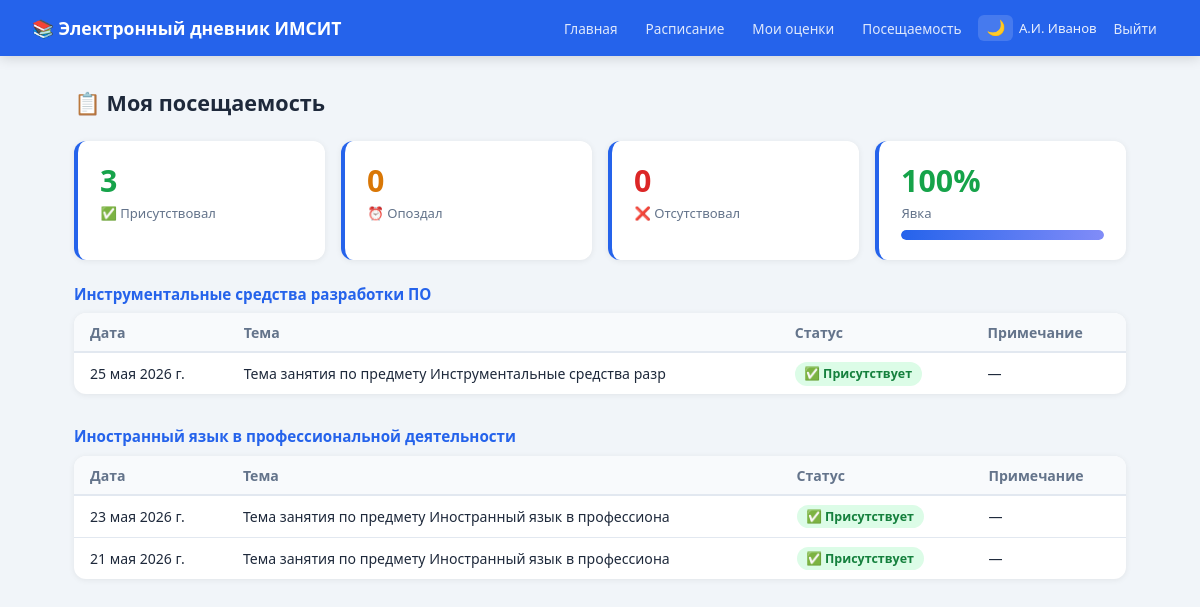
/attendance/ (signed in), run on the app's committed database.
### users/models.py (models this page shows, shortened)
class User(AbstractUser):
    ROLE_ADMIN   = 'admin'
    ROLE_TEACHER = 'teacher'
    ROLE_STUDENT = 'student'
    ROLE_PARENT  = 'parent'
    ROLES = [
        (ROLE_ADMIN,   'Администратор'),
        (ROLE_TEACHER, 'Преподаватель'),
        (ROLE_STUDENT, 'Студент'),
        (ROLE_PARENT,  'Родитель'),
    ]
    role = models.CharField(
        max_length=10,
        choices=ROLES,
        default=ROLE_STUDENT,
        verbose_name='Роль'
    )
    class Meta:
        verbose_name = 'Пользователь'
        verbose_name_plural = 'Пользователи'
    @property
    def is_teacher(self):  return self.role == self.ROLE_TEACHER
    @property
    def is_student(self):  return self.role == self.ROLE_STUDENT

### journal/models.py (models this page shows, shortened)
class Attendance(models.Model):
    STATUS_PRESENT = 'P'
    STATUS_ABSENT  = 'A'
    STATUS_LATE    = 'L'
    STATUS_CHOICES = [
        (STATUS_PRESENT, '✅ Присутствует'),
        (STATUS_ABSENT,  '❌ Отсутствует'),
        (STATUS_LATE,    '⏰ Опоздал'),
    ]
    lesson  = models.ForeignKey(Lesson, on_delete=models.CASCADE, related_name='attendance', verbose_name='Занятие')
    student = models.ForeignKey(
        settings.AUTH_USER_MODEL, on_delete=models.CASCADE,
        related_name='attendance', verbose_name='Студент',
        limit_choices_to={'role': 'student'}
    )
    status = models.CharField(max_length=1, choices=STATUS_CHOICES, default=STATUS_PRESENT, verbose_name='Статус')
    note   = models.CharField(max_length=255, blank=True, verbose_name='Примечание')
    class Meta:
        verbose_name = 'Посещаемость'
        verbose_name_plural = 'Посещаемость'
        unique_together = ('lesson', 'student')

class Subject(models.Model):
    name = models.CharField(max_length=200, verbose_name='Название')
    class Meta:
        verbose_name = 'Предмет'
        verbose_name_plural = 'Предметы'
        ordering = ['name']

class Lesson(models.Model):
    classroom = models.ForeignKey(ClassRoom, on_delete=models.CASCADE, verbose_name='Группа')
    subject   = models.ForeignKey(Subject,   on_delete=models.CASCADE, verbose_name='Предмет')
    teacher   = models.ForeignKey(
        settings.AUTH_USER_MODEL, on_delete=models.CASCADE,
        related_name='lessons', verbose_name='Преподаватель',
        limit_choices_to={'role': 'teacher'}
    )
    date          = models.DateField(verbose_name='Дата')
    period_number = models.PositiveSmallIntegerField(default=1, verbose_name='Номер пары')
    topic         = models.CharField(max_length=255, blank=True, verbose_name='Тема занятия')
    homework      = models.TextField(blank=True, verbose_name='Домашнее задание')
    class Meta:
        verbose_name = 'Занятие'
        verbose_name_plural = 'Занятия'
        ordering = ['date', 'period_number']

### journal/views.py (the view)
# urls.py: path('attendance/',            views.my_attendance, name='my_attendance'),
@login_required
def my_attendance(request):
    if not request.user.is_student:
        return redirect('home')
    att = Attendance.objects.filter(student=request.user).order_by('-lesson__date')
    grouped = {}
    for a in att:
        grouped.setdefault(a.lesson.subject.name, []).append(a)
    total   = att.count()
    present = att.filter(status='P').count()
    late    = att.filter(status='L').count()
    absent  = att.filter(status='A').count()
    pct     = round((present + late) / total * 100) if total else 100
    return render(request, 'journal/attendance.html', {
        'grouped': grouped,
        'total': total, 'present': present,
        'late': late, 'absent': absent, 'pct': pct,
    })

### templates/journal/attendance.html (shortened to what this page needs)
{% extends "base.html" %}
{% block content %}
<div class="page-header"><h1>📋 Моя посещаемость</h1></div>
<div class="stats-row">
  <div class="stat-card"><div class="num" style="color:var(--success)">{{ present }}</div><div class="lbl">✅ Присутствовал</div></div>
  <div class="stat-card"><div class="num" style="color:var(--warning)">{{ late }}</div><div class="lbl">⏰ Опоздал</div></div>
  <div class="stat-card"><div class="num" style="color:var(--danger)">{{ absent }}</div><div class="lbl">❌ Отсутствовал</div></div>
  <div class="stat-card">
    <div class="num" style="color:{% if pct >= 80 %}var(--success){% elif pct >= 60 %}var(--warning){% else %}var(--danger){% endif %}">{{ pct }}%</div>
    <div class="lbl">Явка</div>
    <div class="progress-wrap" style="margin-top:.5rem">
      <div class="progress-bar {% if pct < 60 %}danger{% endif %}" style="width:{{ pct }}%"></div>
    </div>
  </div>
</div>
{% if grouped %}
  {% for subject, records in grouped.items %}
  <div class="subject-section">
    <h3>{{ subject }}</h3>
    <div class="card" style="padding:0;overflow:hidden">
      <table>
        <thead><tr><th>Дата</th><th>Тема</th><th>Статус</th><th>Примечание</th></tr></thead>
        <tbody>
        {% for a in records %}
        <tr>
          <td>{{ a.lesson.date }}</td>
          <td>{{ a.lesson.topic|default:"—" }}</td>
          <td><span class="att-badge att-{{ a.status }}">{{ a.get_status_display }}</span></td>
          <td>{{ a.note|default:"—" }}</td>
        </tr>
        {% endfor %}
        </tbody>
      </table>
    </div>
  </div>
  {% endfor %}
{% else %}
  <div class="card"><p style="color:var(--muted)">Данных о посещаемости пока нет.</p></div>
{% endif %}
{% endblock %}

### templates/base.html (shortened to what this page needs)
<!DOCTYPE html>
<html lang="ru" data-theme="light">
<head>
  <link rel="stylesheet" href="/static/css/style.css">
</head>
<body>
<nav class="navbar">
  <a class="navbar-brand" href="/">📚 Электронный дневник ИМСИТ</a>
  <div class="navbar-nav">
    <a href="/">Главная</a>
    <a href="/schedule/">Расписание</a>
    {% if user.is_student %}
      <a href="/grades/">Мои оценки</a>
      <a href="/attendance/">Посещаемость</a>
    {% endif %}
    <button class="theme-toggle" onclick="toggleTheme()" title="Сменить тему">🌙</button>
    <span class="navbar-user">
      {{ user.get_full_name|default:user.username }}
    </span>
    <a href="/logout/">Выйти</a>
  </div>
</nav>
<div class="container animate-in">
  {% block content %}{% endblock %}
</div>
</body>
</html>

### static/css/style.css (style rules this page uses)
:root, [data-theme="light"] { --primary: #2563eb; --primary-dark: #1d4ed8; --success: #16a34a; --danger: #dc2626; --warning: #d97706; --bg: #f1f5f9; --card: #ffffff; --text: #1e293b; --muted: #64748b; --border: #e2e8f0; --navbar-bg: #2563eb; --table-header: #f8fafc; --table-hover: #f0f4ff; --input-bg: #ffffff; }
* { box-sizing: border-box; margin: 0; padding: 0; }
body { font-family: 'Segoe UI', Arial, sans-serif; background: var(--bg); color: var(--text); min-height: 100vh; transition: background .3s, color .3s; }
.animate-in { animation: fadeIn .5s ease both; }
.card, .stat-card { opacity: 0; transform: translateY(16px); transition: opacity .4s ease, transform .4s ease, box-shadow .2s; }
.card.visible, .stat-card.visible { opacity: 1; transform: translateY(0); }
.navbar { background: var(--navbar-bg); color: #fff; padding: 0 2rem; display: flex; align-items: center; justify-content: space-between; height: 56px; box-shadow: 0 2px 12px rgba(0,0,0,.15); position: sticky; top: 0; z-index: 100; }
.navbar-brand { font-size: 1.1rem; font-weight: 700; color: #fff; text-decoration: none; }
.navbar-nav { display: flex; gap: .35rem; align-items: center; flex-wrap: wrap; }
.navbar-nav a { color: rgba(255,255,255,.85); text-decoration: none; padding: .3rem .7rem; border-radius: 6px; font-size: .85rem; transition: background .15s, color .15s; }
.navbar-user { font-size: .82rem; opacity: .9; display: flex; align-items: center; gap: .35rem; }
.theme-toggle { background: rgba(255,255,255,.15); border: none; border-radius: 6px; padding: .28rem .5rem; font-size: .95rem; cursor: pointer; transition: background .15s; }
.container { max-width: 1100px; margin: 2rem auto; padding: 0 1.5rem; }
.card { background: var(--card); border-radius: 12px; box-shadow: 0 1px 6px rgba(0,0,0,.07); padding: 1.5rem; margin-bottom: 1.5rem; }
.stats-row { display: grid; grid-template-columns: repeat(auto-fit, minmax(160px, 1fr)); gap: 1rem; margin-bottom: 1.5rem; }
.stat-card { background: var(--card); border-radius: 12px; padding: 1.2rem 1.4rem; box-shadow: 0 1px 6px rgba(0,0,0,.07); border-left: 4px solid var(--primary); }
.stat-card .num { font-size: 1.9rem; font-weight: 700; color: var(--primary); animation: countUp .6s ease both; }
.stat-card .lbl { font-size: .82rem; color: var(--muted); margin-top: .2rem; }
table { width: 100%; border-collapse: collapse; font-size: .88rem; }
th { background: var(--table-header); color: var(--muted); font-weight: 600; text-align: left; padding: .6rem 1rem; border-bottom: 2px solid var(--border); }
td { padding: .55rem 1rem; border-bottom: 1px solid var(--border); vertical-align: middle; }
tr:last-child td { border-bottom: none; }
tr { transition: background .15s; }
.att-badge { display: inline-block; padding: .2rem .6rem; border-radius: 20px; font-size: .78rem; font-weight: 600; }
.att-P { background: #dcfce7; color: #15803d; }
.progress-wrap { background: var(--border); border-radius: 99px; height: 10px; overflow: hidden; margin-top: .4rem; }
.progress-bar { height: 100%; border-radius: 99px; transition: width 1s ease; background: linear-gradient(90deg, var(--primary), #818cf8); }
.page-header { display: flex; align-items: center; justify-content: space-between; margin-bottom: 1.5rem; }
.page-header h1 { font-size: 1.35rem; font-weight: 700; }
.subject-section { margin-bottom: 2rem; }
.subject-section h3 { font-size: .95rem; font-weight: 600; margin-bottom: .6rem; color: var(--primary); }

### data on the page
User: get_full_name "А.И. Иванов"
Attendance: name "Инструментальные средства разработки ПО", lesson "25 мая 2026 г.", lesson.topic "Тема занятия по предмету Инструментальные средства разр", status "✅ Присутствует", note "—"
Attendance: name "Иностранный язык в профессиональной деятельности", lesson "23 мая 2026 г.", lesson.topic "Тема занятия по предмету Иностранный язык в профессиона", status "✅ Присутствует", note "—"
Attendance: lesson "21 мая 2026 г.", lesson.topic "Тема занятия по предмету Иностранный язык в профессиона", status "✅ Присутствует", note "—"

### other printed values
{{ present }} "3"
{{ late }} "0"
{{ absent }} "0"
{{ pct }} "100"
